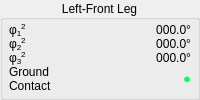
                  <widget class="QGroupBox" name="groubBox_LF">
                   <property name="autoFillBackground">
                    <bool>false</bool>
                   </property>
                   <property name="title">
                    <string>Left-Front Leg</string>
                   </property>
                   <property name="alignment">
                    <set>Qt::AlignCenter</set>
                   </property>
                   <property name="flat">
                    <bool>false</bool>
                   </property>
                   <layout class="QGridLayout" name="gridLayout_3">
                    <property name="leftMargin">
                     <number>3</number>
                    </property>
                    <property name="topMargin">
                     <number>0</number>
                    </property>
                    <property name="rightMargin">
                     <number>3</number>
                    </property>
                    <property name="bottomMargin">
                     <number>0</number>
                    </property>
                    <property name="spacing">
                     <number>0</number>
                    </property>
                    <item row="0" column="0">
                     <layout class="QFormLayout" name="formLayout_5">
                      <property name="horizontalSpacing">
                       <number>3</number>
                      </property>
                      <property name="verticalSpacing">
                       <number>0</number>
                      </property>
                      <property name="leftMargin">
                       <number>3</number>
                      </property>
                      <property name="topMargin">
                       <number>3</number>
                      </property>
                      <property name="rightMargin">
                       <number>3</number>
                      </property>
                      <property name="bottomMargin">
                       <number>3</number>
                      </property>
                      <item row="0" column="0">
                       <widget class="QLabel" name="label_Angles4">
                        <property name="text">
                         <string>φ&lt;sub&gt;1&lt;/sub&gt;&lt;sup&gt;2&lt;/sup&gt;</string>
                        </property>
                       </widget>
                      </item>
                      <item row="1" column="0">
                       <widget class="QLabel" name="label_Angles5">
                        <property name="text">
                         <string>φ&lt;sub&gt;2&lt;/sub&gt;&lt;sup&gt;2&lt;/sup&gt;</string>
                        </property>
                       </widget>
                      </item>
                      <item row="2" column="0">
                       <widget class="QLabel" name="label_Angles6">
                        <property name="text">
                         <string>φ&lt;sub&gt;3&lt;/sub&gt;&lt;sup&gt;2&lt;/sup&gt;</string>
                        </property>
                       </widget>
                      </item>
                      <item row="3" column="0">
                       <widget class="QLabel" name="label_Contact2">
                        <property name="text">
                         <string>Ground
Contact</string>
                        </property>
                       </widget>
                      </item>
                      <item row="0" column="1">
                       <widget class="QLabel" name="labelVal_Angles4">
                        <property name="text">
                         <string>000.0°</string>
                        </property>
                        <property name="alignment">
                         <set>Qt::AlignRight|Qt::AlignTrailing|Qt::AlignVCenter</set>
                        </property>
                       </widget>
                      </item>
                      <item row="1" column="1">
                       <widget class="QLabel" name="labelVal_Angles5">
                        <property name="text">
                         <string>000.0°</string>
                        </property>
                        <property name="alignment">
                         <set>Qt::AlignRight|Qt::AlignTrailing|Qt::AlignVCenter</set>
                        </property>
                       </widget>
                      </item>
                      <item row="2" column="1">
                       <widget class="QLabel" name="labelVal_Angles6">
                        <property name="text">
                         <string>000.0°</string>
                        </property>
                        <property name="alignment">
                         <set>Qt::AlignRight|Qt::AlignTrailing|Qt::AlignVCenter</set>
                        </property>
                       </widget>
                      </item>
                      <item row="3" column="1">
                       <widget class="QLabel" name="labelVal_Contact2">
                        <property name="maximumSize">
                         <size>
                          <width>400</width>
                          <height>400</height>
                         </size>
                        </property>
                        <property name="font">
                         <font>
                          <family>MS UI Gothic</family>
                          <pointsize>10</pointsize>
                          <weight>50</weight>
                          <bold>false</bold>
                         </font>
                        </property>
                        <property name="text">
                         <string>&lt;font color=#00FF55&gt;●&lt;/font&gt;</string>
                        </property>
                        <property name="alignment">
                         <set>Qt::AlignRight|Qt::AlignTrailing|Qt::AlignVCenter</set>
                        </property>
                       </widget>
                      </item>
                     </layout>
                    </item>
                   </layout>
                  </widget>
